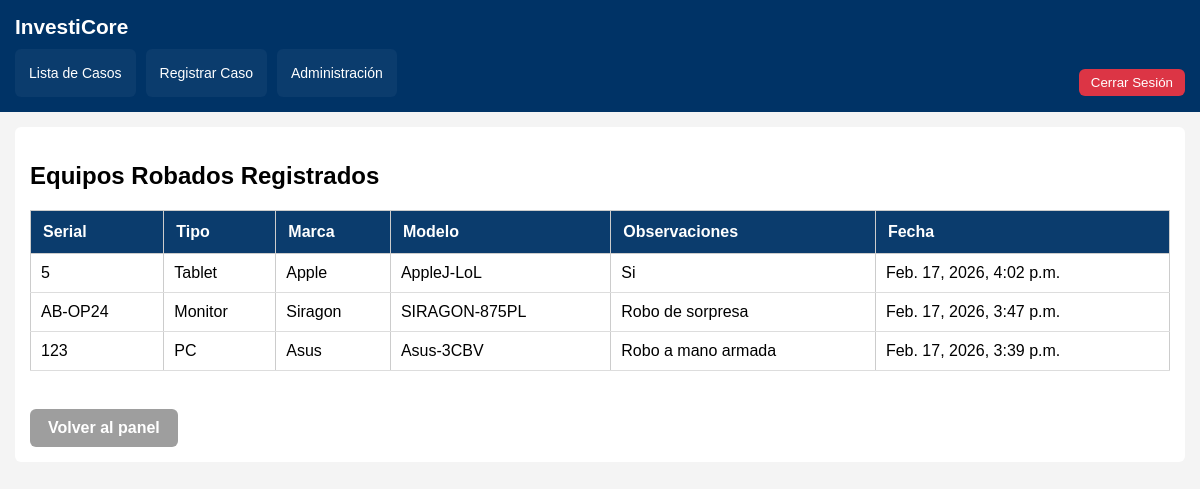
Screenshot of /administracion/equipos/ (signed in) with the database file from the repository.
### administracion/models.py (models this page shows, shortened)
class EquipoRobado(models.Model):
    serial = models.CharField(max_length=100, unique=True)
    tipo_equipo = models.CharField(max_length=100)
    marca = models.CharField(max_length=100)
    modelo = models.CharField(max_length=100)
    observaciones = models.TextField(blank=True)
    fecha_registro = models.DateTimeField(auto_now_add=True)

### administracion/views.py (the view)
# urls.py: path('equipos/', views.listar_equipos, name='listar_equipos'),
@login_required
def listar_equipos(request):
    if not request.user.is_staff:
        return redirect('listar_casos')
    equipos = EquipoRobado.objects.all().order_by('-fecha_registro')
    return render(request, 'administracion/listar_equipos.html', {
        'equipos': equipos
    })

### casos/context_processors.py (called while the page is built)
def alarmas_globales(request):
    if not request.user.is_authenticated:
        return {}
    alarmas = []
    hoy = timezone.now().date()
    if request.user.is_staff:
        sin_asignar = Caso.objects.filter(estatus='Abierto').count()
        if sin_asignar > 0:
            alarmas.append(f"Hay {sin_asignar} casos sin asignar")
    casos = Caso.objects.filter(fecha_inicio__isnull=False)
    for caso in casos:
        if hasattr(caso, 'duracion_dias') and caso.fecha_inicio and caso.duracion_dias:
            fecha_limite = caso.fecha_inicio + timedelta(days=caso.duracion_dias)
            if fecha_limite < hoy:
                alarmas.append(f"El caso {caso.id_caso} está vencido")
    return {
        'alarmas': alarmas
    }

### usuarios/models.py (called while the page is built)
    def is_admin(self):
        return self.rol == 'ADMIN' or self.is_superuser

### administracion/templates/administracion/listar_equipos.html
{% extends 'base.html' %}
{% block contenido %}
<h2>Equipos Robados Registrados</h2>
<table border="1">
    <tr>
        <th>Serial</th>
        <th>Tipo</th>
        <th>Marca</th>
        <th>Modelo</th>
        <th>Observaciones</th>
        <th>Fecha</th>
    </tr>
    {% for equipo in equipos %}
    <tr>
        <td>{{ equipo.serial }}</td>
        <td>{{ equipo.tipo_equipo }}</td>
        <td>{{ equipo.marca }}</td>
        <td>{{ equipo.modelo }}</td>
        <td>{{ equipo.observaciones }}</td>
        <td>{{ equipo.fecha_registro }}</td>
    </tr>
    {% empty %}
    <tr>
        <td colspan="6">No hay equipos registrados.</td>
    </tr>
    {% endfor %}
</table>
<br>
<a href="{% url 'panel_admin' %}" class="btn-volver">
    Volver al panel
</a>
{% endblock %}

### static/css/estilos.css (style rules this page uses)
* { box-sizing: border-box; }
body { font-family: Arial, sans-serif; margin: 0; background: #f4f4f4; }
table { width: 100%; border-collapse: collapse; }
th { background: #eee; }
th, td { padding: 10px; border: 1px solid #ccc; text-align: left; }
table { width: 100%; border-collapse: collapse; background: white; }
th { background: #0b3c6d; color: white; padding: 12px; text-align: left; }
td { padding: 10px; border-bottom: 1px solid #ddd; }
a { text-decoration: none; color: inherit; }
.btn-volver { display: inline-block; margin-top: 20px; background-color: #6c757d; padding: 8px 14px; border-radius: 6px; color: white; }
.btn-volver { display: inline-block; padding: 10px 18px; margin-top: 20px; text-decoration: none; font-weight: bold; border-radius: 6px; background-color: #9e9e9e; color: white; transition: all 0.3s ease; }

### rows the page displays
EquipoRobado: serial "5", tipo_equipo "Tablet", marca "Apple", modelo "AppleJ-LoL", observaciones "Si", fecha_registro "Feb. 17, 2026, 4:02 p.m."
EquipoRobado: serial "AB-OP24", tipo_equipo "Monitor", marca "Siragon", modelo "SIRAGON-875PL", observaciones "Robo de sorpresa", fecha_registro "Feb. 17, 2026, 3:47 p.m."
EquipoRobado: serial "123", tipo_equipo "PC", marca "Asus", modelo "Asus-3CBV", observaciones "Robo a mano armada", fecha_registro "Feb. 17, 2026, 3:39 p.m."
